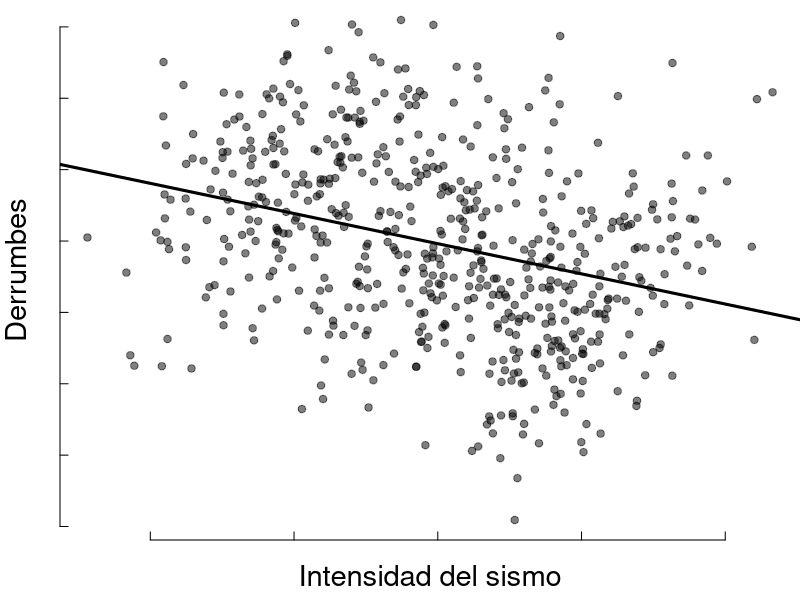
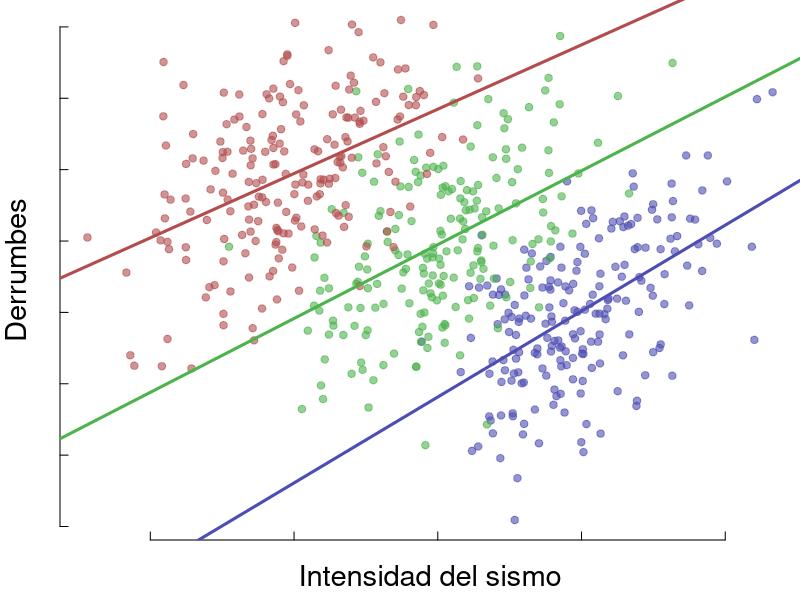

Reproduce these figures in R, in order.
oldpar <- par(no.readonly = TRUE)
oldwd <- getwd()
this.dir <- dirname(parent.frame(2)$ofile)
setwd(this.dir)
nombre.R <-  sys.frame(1)$ofile
require(tools)
nombre <- print(file_path_sans_ext(nombre.R))
pdf(paste0(nombre,".pdf"), width = 8, height = 5 )
setwd(this.dir)
##################################################
 par(mar=c(3,3,0,0))
set.seed(0)

N = 200
sismoA = rnorm(N,6,1)
sismoB = rnorm(N,4,1)
sismoC = rnorm(N,2,1)
derrumbesA = sismoA + rnorm(N,0,1.8) - 8
derrumbesB = sismoB + rnorm(N,0,1.8) - 4
derrumbesC = sismoC + rnorm(N,0,1.8) - 0
sismos = c(sismoA, sismoB, sismoC)
derrumbes = c(derrumbesA,derrumbesB,derrumbesC)


plot(sismoA,derrumbesA, xlim=c(min(sismos),max(sismos)), ylim=c(min(derrumbes),max(derrumbes)) ,pch=19,axes=F, xlab="", ylab="", col=rgb(0,0,0,0.5))
points(sismoB,derrumbesB, pch=19,col=rgb(0,0,0,0.5))
points(sismoC,derrumbesC, pch=19,col=rgb(0,0,0,0.5))

axis(side=2, labels=NA,cex.axis=0.6,tck=0.015)
axis(side=1, labels=NA,  cex.axis=0.6,tck=0.015)
mtext(text ="Derrumbes" ,side =2 ,line=1.5,cex=1.75)
mtext(text ="Intensidad del sismo" ,side =1 ,line=1.5,cex=1.75)
# abline(h=1,lty=3)
# abline(h=0,lty=3)

abline(summary(lm(derrumbes  ~ sismos)), lwd=3 )


plot(sismoA,derrumbesA, xlim=c(min(sismos),max(sismos)), ylim=c(min(derrumbes),max(derrumbes)) ,pch=19,axes=F, xlab="", ylab="", col=rgb(0.3,0.3,0.7,0.6))
points(sismoB,derrumbesB, pch=19,col=rgb(0.3,0.7,0.3,0.6))
points(sismoC,derrumbesC, pch=19,col=rgb(0.7,0.3,0.3,0.6))


axis(side=2, labels=NA,cex.axis=0.6,tck=0.015)
axis(side=1, labels=NA,  cex.axis=0.6,tck=0.015)
mtext(text ="Derrumbes" ,side =2 ,line=1.5,cex=1.75)
mtext(text ="Intensidad del sismo" ,side =1 ,line=1.5,cex=1.75)
# abline(h=1,lty=3)
# abline(h=0,lty=3)

abline(summary(lm(derrumbesA  ~ sismoA)), lwd=3, col=rgb(0.3,0.3,0.7))
#abline(a=-8,b=1, lwd=3, col=rgb(0.3,0.3,0.7))
#abline(a=-4,b=1, lwd=3, col=rgb(0.3,0.7,0.3))
abline(summary(lm(derrumbesB  ~ sismoB)), lwd=3, col=rgb(0.3,0.7,0.3))
#abline(a=0,b=1, lwd=3, col=rgb(0.7,0.3,0.3))
abline(summary(lm(derrumbesC  ~ sismoC)), lwd=3, col=rgb(0.7,0.3,0.3))





######
dev.off()
#system(paste("pdfcrop -m '0 0 0 0'",paste0(nombre,".pdf") ,paste0(nombre,".pdf")))
setwd(oldwd)
par(oldpar, new=F)
